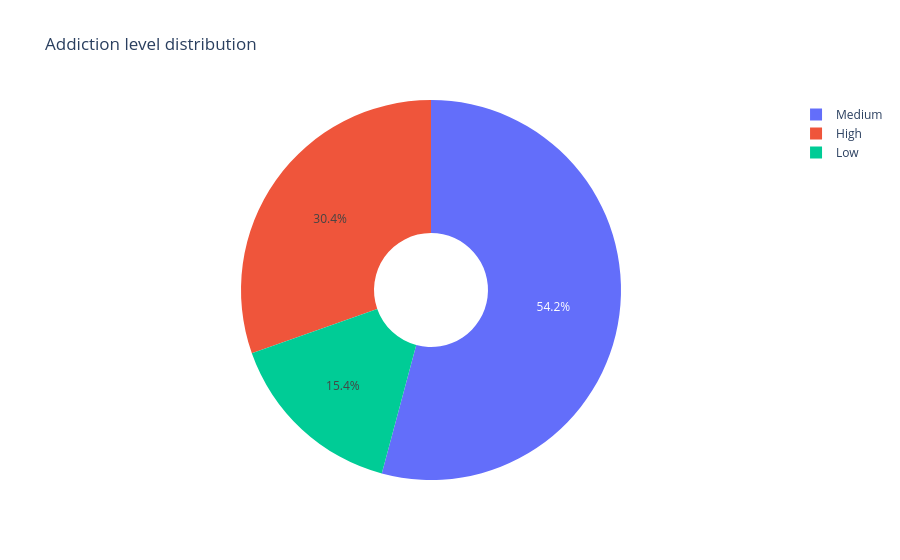

Notebook source saved alongside this figure:
### Code cell
fig = px.pie(addiction_count, values="count", names="addiction_level", hole=0.3,title="Addiction level distribution")
fig.show()

### Figure 1 — Plotly figure (JSON) as saved in the notebook; plotly's stock layout.template omitted (floating-point values rounded to 4 significant figures)
{"data": [{"domain": {"x": [0, 1], "y": [0, 1]}, "hole": 0.3, "hovertemplate": "addiction_level=%{label}<br>count=%{value}<extra></extra>", "labels": ["Medium", "High", "Low"], "legendgroup": "", "name": "", "showlegend": true, "type": "pie", "values": [5417, 3040, 1543]}], "layout": {"legend": {"tracegroupgap": 0}, "title": {"text": "Addiction level distribution"}}}
